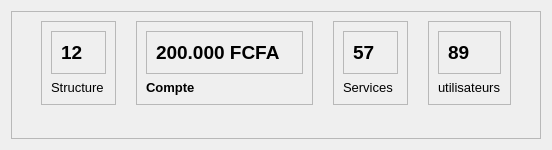
         <widget class="QWidget" name="dashboard">
          <layout class="QVBoxLayout" name="verticalLayout_5">
           <item>
            <widget class="QFrame" name="framePages">
             <property name="frameShape">
              <enum>QFrame::StyledPanel</enum>
             </property>
             <property name="frameShadow">
              <enum>QFrame::Raised</enum>
             </property>
             <layout class="QVBoxLayout" name="verticalLayout_20">
              <item>
               <widget class="QWidget" name="cardsFrame_3" native="true">
                <layout class="QHBoxLayout" name="horizontalLayout_11">
                 <property name="spacing">
                  <number>20</number>
                 </property>
                 <property name="leftMargin">
                  <number>20</number>
                 </property>
                 <property name="topMargin">
                  <number>0</number>
                 </property>
                 <property name="rightMargin">
                  <number>20</number>
                 </property>
                 <property name="bottomMargin">
                  <number>0</number>
                 </property>
                 <item alignment="Qt::AlignTop">
                  <widget class="QFrame" name="card1_3">
                   <property name="styleSheet">
                    <string notr="true"/>
                   </property>
                   <property name="frameShape">
                    <enum>QFrame::StyledPanel</enum>
                   </property>
                   <property name="frameShadow">
                    <enum>QFrame::Raised</enum>
                   </property>
                   <layout class="QVBoxLayout" name="verticalLayout_4">
                    <item alignment="Qt::AlignTop">
                     <widget class="QFrame" name="frame_4">
                      <property name="frameShape">
                       <enum>QFrame::StyledPanel</enum>
                      </property>
                      <property name="frameShadow">
                       <enum>QFrame::Raised</enum>
                      </property>
                      <layout class="QHBoxLayout" name="horizontalLayout_22">
                       <item>
                        <widget class="QLabel" name="label_8">
                         <property name="font">
                          <font>
                           <pointsize>14</pointsize>
                           <weight>75</weight>
                           <bold>true</bold>
                          </font>
                         </property>
                         <property name="text">
                          <string>12</string>
                         </property>
                        </widget>
                       </item>
                       <item>
                        <widget class="QLabel" name="label_9">
                         <property name="maximumSize">
                          <size>
                           <width>40</width>
                           <height>40</height>
                          </size>
                         </property>
                         <property name="text">
                          <string/>
                         </property>
                         <property name="pixmap">
                          <pixmap>../static/asset/icons/blue/package.svg</pixmap>
                         </property>
                         <property name="scaledContents">
                          <bool>true</bool>
                         </property>
                        </widget>
                       </item>
                      </layout>
                     </widget>
                    </item>
                    <item alignment="Qt::AlignTop">
                     <widget class="QLabel" name="label_10">
                      <property name="font">
                       <font>
                        <pointsize>10</pointsize>
                       </font>
                      </property>
                      <property name="text">
                       <string>Structure</string>
                      </property>
                     </widget>
                    </item>
                   </layout>
                  </widget>
                 </item>
                 <item>
                  <widget class="QFrame" name="card2_3">
                   <property name="font">
                    <font>
                     <weight>75</weight>
                     <bold>true</bold>
                    </font>
                   </property>
                   <property name="frameShape">
                    <enum>QFrame::StyledPanel</enum>
                   </property>
                   <property name="frameShadow">
                    <enum>QFrame::Raised</enum>
                   </property>
                   <layout class="QVBoxLayout" name="verticalLayout_17">
                    <item>
                     <widget class="QFrame" name="frame_15">
                      <property name="frameShape">
                       <enum>QFrame::StyledPanel</enum>
                      </property>
                      <property name="frameShadow">
                       <enum>QFrame::Raised</enum>
                      </property>
                      <layout class="QHBoxLayout" name="horizontalLayout_23">
                       <item>
                        <widget class="QLabel" name="label_33">
                         <property name="font">
                          <font>
                           <pointsize>14</pointsize>
                           <weight>75</weight>
                           <bold>true</bold>
                          </font>
                         </property>
                         <property name="text">
                          <string>200.000 FCFA</string>
                         </property>
                        </widget>
                       </item>
                       <item alignment="Qt::AlignRight">
                        <widget class="QLabel" name="label_34">
                         <property name="maximumSize">
                          <size>
                           <width>40</width>
                           <height>40</height>
                          </size>
                         </property>
                         <property name="text">
                          <string/>
                         </property>
                         <property name="pixmap">
                          <pixmap>../static/asset/icons/blue/credit-card.svg</pixmap>
                         </property>
                         <property name="scaledContents">
                          <bool>true</bool>
                         </property>
                        </widget>
                       </item>
                      </layout>
                     </widget>
                    </item>
                    <item>
                     <widget class="QLabel" name="label_35">
                      <property name="font">
                       <font>
                        <pointsize>10</pointsize>
                       </font>
                      </property>
                      <property name="text">
                       <string>Compte</string>
                      </property>
                     </widget>
                    </item>
                   </layout>
                  </widget>
                 </item>
                 <item>
                  <widget class="QFrame" name="card3_3">
                   <property name="frameShape">
                    <enum>QFrame::StyledPanel</enum>
                   </property>
                   <property name="frameShadow">
                    <enum>QFrame::Raised</enum>
                   </property>
                   <layout class="QVBoxLayout" name="verticalLayout_18">
                    <item>
                     <widget class="QFrame" name="frame_16">
                      <property name="frameShape">
                       <enum>QFrame::StyledPanel</enum>
                      </property>
                      <property name="frameShadow">
                       <enum>QFrame::Raised</enum>
                      </property>
                      <layout class="QHBoxLayout" name="horizontalLayout_24">
                       <item>
                        <widget class="QLabel" name="label_36">
                         <property name="font">
                          <font>
                           <pointsize>14</pointsize>
                           <weight>75</weight>
                           <bold>true</bold>
                          </font>
                         </property>
                         <property name="text">
                          <string>57</string>
                         </property>
                        </widget>
                       </item>
                       <item alignment="Qt::AlignRight">
                        <widget class="QLabel" name="label_37">
                         <property name="maximumSize">
                          <size>
                           <width>40</width>
                           <height>40</height>
                          </size>
                         </property>
                         <property name="text">
                          <string/>
                         </property>
                         <property name="pixmap">
                          <pixmap>../static/asset/icons/blue/sliders.svg</pixmap>
                         </property>
                         <property name="scaledContents">
                          <bool>true</bool>
                         </property>
                        </widget>
                       </item>
                      </layout>
                     </widget>
                    </item>
                    <item>
                     <widget class="QLabel" name="label_38">
                      <property name="font">
                       <font>
                        <pointsize>10</pointsize>
                       </font>
                      </property>
                      <property name="text">
                       <string>Services</string>
                      </property>
                     </widget>
                    </item>
                   </layout>
                  </widget>
                 </item>
                 <item>
                  <widget class="QFrame" name="card4_3">
                   <property name="frameShape">
                    <enum>QFrame::StyledPanel</enum>
                   </property>
                   <property name="frameShadow">
                    <enum>QFrame::Raised</enum>
                   </property>
                   <layout class="QVBoxLayout" name="verticalLayout_19">
                    <item>
                     <widget class="QFrame" name="frame_17">
                      <property name="frameShape">
                       <enum>QFrame::StyledPanel</enum>
                      </property>
                      <property name="frameShadow">
                       <enum>QFrame::Raised</enum>
                      </property>
                      <layout class="QHBoxLayout" name="horizontalLayout_25">
                       <item>
                        <widget class="QLabel" name="label_39">
                         <property name="font">
                          <font>
                           <pointsize>14</pointsize>
                           <weight>75</weight>
                           <bold>true</bold>
                          </font>
                         </property>
                         <property name="text">
                          <string>89</string>
                         </property>
                        </widget>
                       </item>
                       <item alignment="Qt::AlignRight">
                        <widget class="QLabel" name="label_40">
                         <property name="maximumSize">
                          <size>
                           <width>40</width>
                           <height>40</height>
                          </size>
                         </property>
                         <property name="text">
                          <string/>
                         </property>
                         <property name="pixmap">
                          <pixmap>../static/asset/icons/blue/users.svg</pixmap>
                         </property>
                         <property name="scaledContents">
                          <bool>true</bool>
                         </property>
                        </widget>
                       </item>
                      </layout>
                     </widget>
                    </item>
                    <item>
                     <widget class="QLabel" name="label_41">
                      <property name="font">
                       <font>
                        <pointsize>10</pointsize>
                       </font>
                      </property>
                      <property name="text">
                       <string>utilisateurs</string>
                      </property>
                     </widget>
                    </item>
                   </layout>
                  </widget>
                 </item>
                </layout>
               </widget>
              </item>
              <item>
               <widget class="QWidget" name="mainFraime_3" native="true">
                <property name="sizePolicy">
                 <sizepolicy hsizetype="Preferred" vsizetype="Expanding">
                  <horstretch>0</horstretch>
                  <verstretch>0</verstretch>
                 </sizepolicy>
                </property>
                <layout class="QHBoxLayout" name="horizontalLayout_21">
                 <item>
                  <widget class="QWidget" name="widget_6" native="true"/>
                 </item>
                 <item>
                  <widget class="QWidget" name="widget_7" native="true">
                   <property name="sizePolicy">
                    <sizepolicy hsizetype="Expanding" vsizetype="Preferred">
                     <horstretch>0</horstretch>
                     <verstretch>0</verstretch>
                    </sizepolicy>
                   </property>
                  </widget>
                 </item>
                </layout>
               </widget>
              </item>
             </layout>
            </widget>
           </item>
          </layout>
         </widget>
